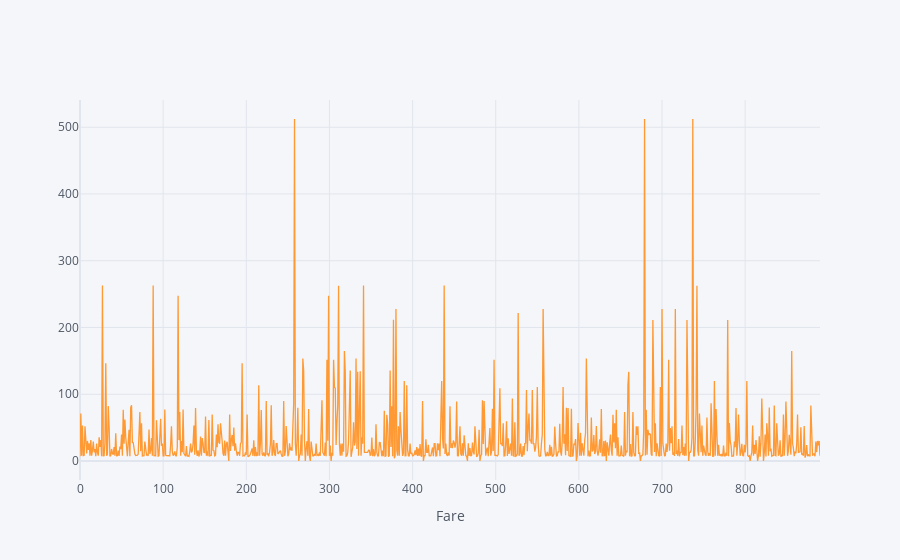

Write notebook code for a chart like this one.
### Markdown cell above
**The above graph shows that the number of deceased has far more male than female. Also the number of survived female is higher than the male.**

### Code cell
titanic_train['Fare'].iplot(xTitle='Fare')

### Figure 1 — Plotly figure (JSON) as saved in the notebook; plotly's stock layout.template omitted (floating-point values rounded to 4 significant figures; data arrays with more than 128 entries replaced by an {"elided": "..."} marker saying what was removed)
{"data": [{"line": {"color": "rgba(255, 153, 51, 1.0)", "dash": "solid", "shape": "linear", "width": 1.3}, "mode": "lines", "name": "Fare", "text": "", "type": "scatter", "x": {"elided": "891 int values"}, "y": {"elided": "891 float values"}}], "layout": {"legend": {"bgcolor": "#F5F6F9", "font": {"color": "#4D5663"}}, "paper_bgcolor": "#F5F6F9", "plot_bgcolor": "#F5F6F9", "title": {"font": {"color": "#4D5663"}}, "xaxis": {"gridcolor": "#E1E5ED", "showgrid": true, "tickfont": {"color": "#4D5663"}, "title": {"font": {"color": "#4D5663"}, "text": "Fare"}, "zerolinecolor": "#E1E5ED"}, "yaxis": {"gridcolor": "#E1E5ED", "showgrid": true, "tickfont": {"color": "#4D5663"}, "title": {"font": {"color": "#4D5663"}, "text": ""}, "zerolinecolor": "#E1E5ED"}}}
